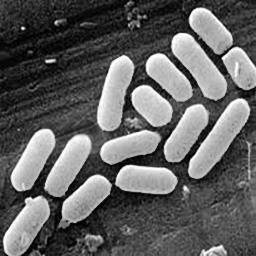
//> input picture bacteria.png, 256 x 256 px
$ ./boundaries ../bacteria.png ../bacteria.png 3 3   (built with g++ and OpenCV 4)
//> lines starting //> are read from the running program, lines starting //| are printed output that depends on the picture; after the words box and inside, x2 and y2 are one past the last pixel; in counts of white or black regions, pixels touching at a corner belong together
### src/include/misc.h
#include <opencv2/core/core.hpp>
#include <iostream>

#define BLACK 0
#define GREY 128
#define WHITE 255

// [4 lines left out: function print_ocv_version, not called in this run]

/* the function 'bulid_image_histogram' compute the intensity histogram af a given image.
 * INPUT  -> Image : the input image.
 * OUTPUT -> array : the intensity histogram of the given image.
 */
void build_image_histogra(cv::Mat Image, int *array) {
	/* if the image is continuous */
	if(Image.isContinuous()) {
		unsigned char * pIgData = Image.ptr(0);
		unsigned char * pIgDataEnd = pIgData + Image.cols * Image.rows;

		/* use the intensity of the image as index of the image
		 * histogram and increase the value in that position.
		 */
		while(pIgData < pIgDataEnd) {
			array[*pIgData]++;
			pIgData++;
		}

	} else {/* if the image isn't continuous */
		for(int i =0; i<Image.rows; ++i) {
			unsigned char * pIgData = Image.ptr(i);
			unsigned char * pIgDataEnd = pIgData + Image.cols;

			/* use the intensity of the image as index of the image
			 * histogram and increase the value in that position.
			 */
			while(pIgData < pIgDataEnd) {
				array[*pIgData]++;
				pIgData++;
			}
		}
	}
}

/* the function 'otsu_global_thresholding_method' compute the
 * threshold with otsu global thresholding method.
 * INPUT  -> image_histogram : an image histogram.
 * OUTPUT -> threshold : a threshold computed with otsu global thresholding method.
 */
int otsu_global_thresholding_method(int *image_histogram) {
	int n =0, t =0;
	double variance =0;
	double cumulative_sum =0;
	double cumulative_mean =0;
	double global_intensity_mean =0;
	double between_class_variance =0;
	double normalized_histogram[256];

	for(int i =0; i<256; ++i) {
		normalized_histogram[i] = image_histogram[i];
		n += image_histogram[i];
	}

	/* normalize histogram */
	for(int i =0; i<256; ++i) {
		normalized_histogram[i] /= n;
		global_intensity_mean += i * normalized_histogram[i];
	}

	/* compute the threshold */
	for(int i =0; i<256;++i) {
		cumulative_mean += i * normalized_histogram[i];
		cumulative_sum += normalized_histogram[i];

		/* if the cumulative sum is between 0 and 1 compute the between class variance */
		if(0<cumulative_sum && cumulative_sum <1) {
			variance = pow((global_intensity_mean * cumulative_sum - cumulative_mean),2) / (cumulative_sum * (1 - cumulative_sum));

			if (variance>between_class_variance) {
				between_class_variance = variance;
				t = i;
			}
		}
	}

	return t;
}

/* the function 'apply_threshold' apply a threshold to a given image.
 * INPUT  -> ImageInPut : the given image.
 *        -> threshold : the threshold.
 * OUTPUT -> ImageOutPut : image to which the threshold has been applied.
 */
void apply_threshold(cv::Mat ImageInPut, cv::Mat ImageOutPut, int threshold) {
	for(int i =0; i<ImageInPut.rows; ++i) {
		unsigned char * pIgInPut = ImageInPut.ptr(i);
		unsigned char * pIgInPutEnd = pIgInPut + ImageInPut.cols;

		unsigned char * pIgOutPut = ImageOutPut.ptr(i);

		while(pIgInPut<pIgInPutEnd) {
			*pIgOutPut = (threshold < *pIgInPut) * WHITE;
			pIgInPut++;
			pIgOutPut++;
		}
	}
}

/* the function 'mix_image' marge together ImageWhite and ImageBlack with respect the ImageBlackWhite.
 * INPUT  -> ImageWhite : the image that will be applied with respect to white.
 *        -> ImageBlack : the image that will be applied with respect to black.
 		  -> ImageBlackWhite : threshold image.
 * OUTPUT -> ImageMix : the merged image.
 */
// [23 lines left out: function mix_image, not called in this run]

### src/boundaries.cpp
#include <iostream>
#include <fstream>
#include <sstream>
#include <opencv2/core/core.hpp>
#include <opencv2/highgui/highgui.hpp>
#include <opencv2/imgproc/imgproc.hpp>
#include <opencv2/calib3d/calib3d.hpp>
#include <math.h>

#include "include/misc.h"

/* the classs 'Blob' contains all the information about the blob: its size and the points that make it up
 * the classs 'Blob' have the following function
 * add_point(int,int) -> void : the as input the abscissa 'x' and the ordinate 'y' and increase the size of the blob.
 * get_size() -> int : return the size of the blob, it's perimeter.
 * get_points() -> std::vector<cv::Point2i> : return the list of all the point of the blob.
 */
class Blob {
	public:
		/* adds a coordinate */
		void add_point(int x, int y) {
			points.push_back(cv::Point2i(x,y));
			size++;
		}

		/* get the size of the blob (perimeter) */
		int get_size() {
			return size;
		}

		/* returns the list of blob points */
		std::vector<cv::Point2i> get_points() {
			return points;
		}

		Blob() {
			size = 0;
		}

	private:
		std::vector<cv::Point2i> points;
		int size;
};

/* the function 'add_span' adds a border of 'span_size' pixel to each side of the input image
 * INPUT  -> IgInPut : the original image.
 *        -> span_size : the size of the border.
 * OUTPUT -> IgSpn : the image with the border
 */
cv::Mat add_span(cv::Mat IgInPut, int span_size) {

	/* create the output image with the correct shape */
	cv::Mat IgSpn = cv::Mat(IgInPut.rows+span_size*2,IgInPut.cols+span_size*2,CV_8U);

	IgSpn = 0;

	for(int i =0; i<IgInPut.rows; ++i) {
		unsigned char * pIgInPut = IgInPut.ptr(i);
		unsigned char * pIgInPutEnd = pIgInPut + IgInPut.cols;

		unsigned char * pIgSpn = IgSpn.ptr(i+span_size) + span_size;

		/* copy the original image in the center of the new one */
		while(pIgInPut<pIgInPutEnd) {
			*pIgSpn = *pIgInPut;
			pIgInPut++;
			pIgSpn++;
		}
	}

	return IgSpn;
}

/* the function 'find_blob' searches for all the points that make up the blob starting from x and y.
 * INPUT  -> IgInPut : the original image.
 *        -> x : abscissa of the starting point of the blob.
 *		  -> y : ordinate of the starting point of the blob.
 * OUTPUT -> Blob : an object containing all the blob information. See also class comment.
 */
Blob find_blob(cv::Mat IgInPut, int x, int y) {
	int b0x = x, b0y = y;
	int bx = x, by = y;
	int clock_pos = 0;

	/* clock phase, all possible points around the center */
	int clock_bx[8] = {-1,-1,-1,0,1,1,1,0};
	int clock_by[8] = {-1,0,1,1,1,0,-1,-1};
	/* start clock positions */
	int array[8] = {6,0,0,2,2,4,4,6};
	Blob blob;

	IgInPut.at<unsigned char>(b0x, b0y) = GREY;
	blob.add_point(b0x-1,b0y-1);

	do {
		/* try all eight clock phase */
		for(int i=0;i<8;i++) {
			/* if it isn't black then it is a part of a blob */
			if(IgInPut.at<unsigned char>(bx+clock_bx[clock_pos],by+clock_by[clock_pos])!=0) {
				/* update position */
				bx = bx + clock_bx[clock_pos];
				by = by + clock_by[clock_pos];

				if(IgInPut.at<unsigned char>(bx,by)==WHITE)
					/* add coordinates to the blob */
					blob.add_point(bx-1,by-1);

				/* mark the position with the color GREY */
				IgInPut.at<unsigned char>(bx, by) = GREY;

				/* update the starting point of the next research */
				clock_pos = array[clock_pos];
				break;

			} else
				/* try next clock phase */
				clock_pos = (clock_pos + 1) % 8;
		}
	/* loop until it reach the starting point */
	} while(b0x != bx || b0y != by);

	return blob;
}

/* the function 'find_contours' takes an image as input and finds all the contours.
 * INPUT  -> IgInPut : the original image.
 * INPUT  -> lower_bound : the lower bound of the blobs perimeter.
 * INPUT  -> upper_bound : the upper bound of the blobs perimeter.
 * OUTPUT -> IgOutPut : image with highlighted contours.
 */
void find_contours(cv::Mat IgInPut,cv::Mat IgOutPut,int lower_bound, int upper_bound) {

	Blob b;
	std::vector<Blob> blobs;
	cv::Vec3b color(0,0,255);

	int threshold;
	bool flag = true;

	/* create the array for the image histogram and initialize it at 0 */
	int image_histogram[256] ={};

	cv::Mat IgGry = IgInPut.clone();
	cv::cvtColor(IgInPut, IgGry, cv::COLOR_RGB2GRAY);

	/* compute the image histogram of 'IgGry' */
	build_image_histogra(IgGry,image_histogram);

	/* compute the otsu of 'IgGry' */
	threshold = otsu_global_thresholding_method(image_histogram);

	/* apply the threshold to 'IgGry' */
	apply_threshold(IgGry,IgGry,threshold);

	/* add the span to 'IgGry' */
	cv::Mat IgSpn = add_span(IgGry,1);

	/* start to search the blob */
	for(int i=1;i<IgSpn.rows-1;i++) {
		for(int j=1;j<IgSpn.cols-1;j++) {
			/* if it's white it is a starting point of a blob */
			if(flag && IgSpn.at<unsigned char>(i,j)==WHITE) {
				/* find the blob from the starting point 'i' and 'j' */
				b = find_blob(IgSpn,i,j);
				/* keeps only the blobs with a perimeter between 100 and 200 pixels */
				if(b.get_size() >= lower_bound && b.get_size()<=upper_bound)
					blobs.push_back(b);
			}
			/* if it is not white or black then it is a pixel of a blob already
			 * found so I do not have to look for it anymore, 'flag = false'.
			 */
			if(IgSpn.at<unsigned char>(i,j)!=BLACK && IgSpn.at<unsigned char>(i,j)!=WHITE)
				flag = false;

			/* if it finds black it is out of a blob, then it can start the search for blobs again. */
			if(IgSpn.at<unsigned char>(i,j)==BLACK)
				flag = true;
		}
	}

	/* for each blob it adds a red border around it in the image. */
	for(std::vector<Blob>::iterator blob = blobs.begin(); blob!=blobs.end();blob++) {
		/* print the size of the blob */
		std::vector<cv::Point2i> points = (*blob).get_points();
		for(std::vector<cv::Point2i>::iterator point = points.begin(); point!=points.end();point++)
			IgOutPut.at<cv::Vec3b>((*point).x,(*point).y) = color;
	}
}

int main(int argc, char* argv[])
{
	if(argc < 5)
		throw std::invalid_argument("./boundaries <input_filename> <output_filename> <lower_bound_perimeter_size> <upper_bound_perimeter_size>\n\tinput_filename: name of the imput image\n\toutput_filename: name of the output image\n\tmin_size: minimum size of the perimeter of the blob\n\tmax_size: maximum size of the perimeter of the blob");

	/* load image bacteria.png */
	cv::Mat Ibct = cv::imread(argv[1]);
//> Ibct is the input picture: 256 rows x 256 cols, CV_8UC3; min 0, max 255, mean 96.4
	cv::Mat Ibnd = Ibct.clone();

	/* find all the contours */
	find_contours(Ibct,Ibnd,atoi(argv[3]),atoi(argv[4]));
//> in find_contours, `build_image_histogra(IgGry,image_histogram);`: image_histogram = 256 values, max 1055 at index 35, min 2 at index 125, mean 256
//> the loop in otsu_global_thresholding_method, `for(int i =0; i<256; ++i)` made 256 passes
//> n on passes 1 to 3: 56, 205, 307
//> after the loop in otsu_global_thresholding_method, `for(int i =0; i<256; ++i)`: normalized_histogram has the same summary as image_histogram in find_contours; n = 65536
//> the loop in otsu_global_thresholding_method, `for(int i =0; i<256; ++i)` made 256 passes
//> global_intensity_mean on passes 1 to 3: 0, 0.00227, 0.00539
//> after the loop in otsu_global_thresholding_method, `for(int i =0; i<256; ++i)`: normalized_histogram = 256 values, max 0.0161 at index 35, min 3.05e-05 at index 125, mean 0.00391; global_intensity_mean = 96.37
//> the loop in otsu_global_thresholding_method, `for(int i =0; i<256;++i)` made 256 passes
//> (cumulative_mean, cumulative_sum, variance, between_class_variance) on passes 1 to 12: (0, 0.000854, 7.94, 7.94), (0.00227, 0.00313, 28.71, 28.71), (0.00539, 0.00468, 42.68, 42.68), (0.0142, 0.00761, 68.54, 68.54), (0.0219, 0.00954, 85.22, 85.22), (0.0312, 0.0114, 101.2, 101.2), (0.0638, 0.0168, 146.7, 146.7), (0.0827, 0.0195, 169.1, 169.1), (0.13, 0.0255, 217.9, 217.9), (0.163, 0.0292, 247.5, 247.5), (0.2, 0.0328, 276.7, 276.7), (0.29, 0.041, 341, 341)
//> (variance, between_class_variance) on passes 61 to 66: (2808.2, 2808.2), (2849.5, 2849.5), (2900.3, 2900.3), (2952.7, 2952.7), (3002, 3002), (3051.5, 3051.5)
//> after the loop in otsu_global_thresholding_method, `for(int i =0; i<256;++i)`: cumulative_sum = 1; between_class_variance = 4239.3; t = 120
//> after the loop in apply_threshold, `for(int i =0; i<ImageInPut.rows; ++i)`:
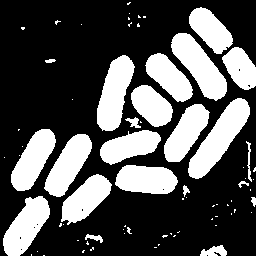
//> ImageOutPut: 256 rows x 256 cols, CV_8UC1; 32.5% white; 74 white regions (52 under 20 px), largest, box (x1, y1, x2, y2) and area: (188, 98, 250, 179) 2047, (171, 33, 227, 101) 1809, (97, 55, 135, 131) 1743
//> after the loop in add_span, `for(int i =0; i<IgInPut.rows; ++i)`:
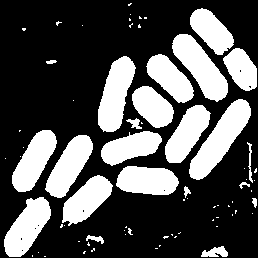
//> IgSpn: 258 rows x 258 cols, CV_8UC1; 32% white; 74 white regions (52 under 20 px), largest, box (x1, y1, x2, y2) and area: (189, 99, 251, 180) 2047, (172, 34, 228, 102) 1809, (98, 56, 136, 132) 1743
//> after the loop in find_contours, `for(int i=1;i<IgSpn.rows-1;i++)`:
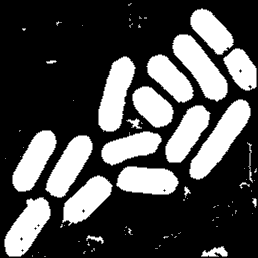
//> IgSpn: 258 rows x 258 cols, CV_8UC1; 3.78% of pixels changed, all inside (x1, y1, x2, y2) = (4, 3, 257, 257)
//> after the loop in find_contours, `for(int i=1;i<IgSpn.rows-1;i++)`: blobs = 10 items; flag = true
//> the loop in find_contours, `for(std::vector<Blob>::iterator blob = blobs.begin(); blob!=blobs.end(..` made 10 passes
//> points on passes 1 to 10: 3 Points (x, y): [121, 140], [122, 141], [122, 140], 3 Points (x, y): [129, 18], [129, 19], [130, 18], 3 Points (x, y): [204, 227], [205, 228], [205, 227], 3 Points (x, y): [216, 215], [216, 216], [216, 217], 3 Points (x, y): [218, 212], [219, 212], [219, 211], 3 Points (x, y): [225, 125], [226, 125], [226, 124], 3 Points (x, y): [231, 179], [232, 178], [232, 177], 3 Points (x, y): [233, 170], [233, 171], [234, 171], 3 Points (x, y): [244, 158], [244, 159], [245, 158], 3 Points (x, y): [247, 154], [247, 155], [247, 156]
//> after the loop in find_contours, `for(std::vector<Blob>::iterator blob = blobs.begin(); blob!=blobs.end(..`: IgOutPut: 256 rows x 256 cols, CV_8UC3; 30 pixels changed, all inside (x1, y1, x2, y2) = (18, 121, 229, 248)

	cv::imshow(argv[1],Ibct);
	cv::waitKey();

	cv::imshow(argv[2],Ibnd);
	cv::waitKey();

	/* save image boundaries.png */
	cv::imwrite(argv[2],Ibnd);
	//26,2434
	return 0;
}
